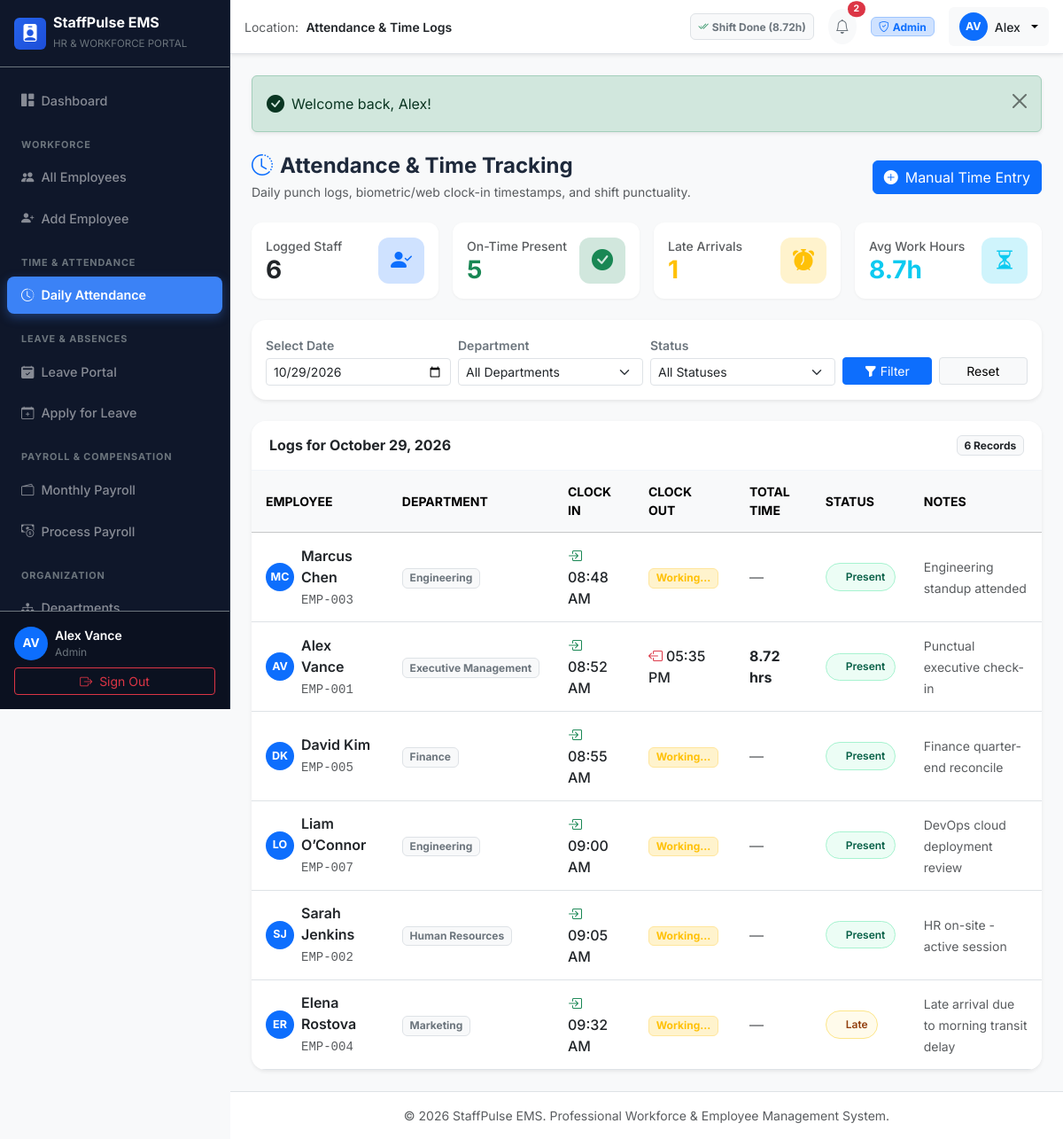
Page /attendance/index.php (signed in) on the committed database.
### tables this page shows
CREATE TABLE `employees` (
  `id` INT UNSIGNED NOT NULL AUTO_INCREMENT,
  `employee_id` VARCHAR(30) NOT NULL UNIQUE,
  `first_name` VARCHAR(50) NOT NULL,
  `last_name` VARCHAR(50) NOT NULL,
  `email` VARCHAR(100) NOT NULL UNIQUE,
  `password` VARCHAR(255) NOT NULL,
  `phone` VARCHAR(25) NOT NULL,
  `department` VARCHAR(60) NOT NULL,
  `designation` VARCHAR(80) NOT NULL,
  `joining_date` DATE NOT NULL,
  `salary` DECIMAL(12, 2) NOT NULL DEFAULT 0.00,
  `status` ENUM('Active', 'Inactive') NOT NULL DEFAULT 'Active',
  `role_id` INT UNSIGNED NOT NULL,
  `avatar` VARCHAR(255) DEFAULT NULL,
  `created_at` TIMESTAMP NOT NULL DEFAULT CURRENT_TIMESTAMP,
  `updated_at` TIMESTAMP NOT NULL DEFAULT CURRENT_TIMESTAMP ON UPDATE CURRENT_TIMESTAMP,
  PRIMARY KEY (`id`),
  INDEX `idx_employees_status` (`status`),
  INDEX `idx_employees_department` (`department`),
  INDEX `idx_employees_role_id` (`role_id`),
  CONSTRAINT `fk_employees_role` FOREIGN KEY (`role_id`) REFERENCES `roles` (`id`) ON UPDATE CASCADE
);

CREATE TABLE `attendance` (
  `id` INT UNSIGNED NOT NULL AUTO_INCREMENT,
  `employee_id` INT UNSIGNED NOT NULL,
  `date` DATE NOT NULL,
  `clock_in` TIME NULL,
  `clock_out` TIME NULL,
  `total_hours` DECIMAL(5, 2) NOT NULL DEFAULT 0.00,
  `status` ENUM('Present', 'Late', 'Half Day', 'Absent') NOT NULL DEFAULT 'Present',
  `notes` VARCHAR(255) NULL,
  `created_at` TIMESTAMP NOT NULL DEFAULT CURRENT_TIMESTAMP,
  PRIMARY KEY (`id`),
  UNIQUE KEY `uk_emp_attendance_date` (`employee_id`, `date`),
  INDEX `idx_attendance_date` (`date`),
  INDEX `idx_attendance_status` (`status`),
  CONSTRAINT `fk_attendance_employee` FOREIGN KEY (`employee_id`) REFERENCES `employees` (`id`) ON DELETE CASCADE
);

### attendance/index.php (the view, shortened to what the rows shown need)
<?php
require_once __DIR__ . '/../config/config.php';
$db = getDBConnection();
$filterDate = $_GET['date'] ?? date('Y-m-d');
$where = ['a.date = :filter_date'];
$params = ['filter_date' => $filterDate];
$whereClause = 'WHERE ' . implode(' AND ', $where);
$query = "
    SELECT a.*, e.employee_id as emp_code, e.first_name, e.last_name, e.department, e.designation
    FROM attendance a
    INNER JOIN employees e ON a.employee_id = e.id
    $whereClause
    ORDER BY a.clock_in ASC, e.first_name ASC
";
$stmt = $db->prepare($query);
$stmt->execute($params);
$attendanceLogs = $stmt->fetchAll();
require_once __DIR__ . '/../includes/header.php';
require_once __DIR__ . '/../includes/sidebar.php';
?>
<div class="main-content">
    <?php require_once __DIR__ . '/../includes/navbar.php'; ?>
    <main class="container-fluid p-4">
        <div class="card border-0 shadow-sm rounded-4 overflow-hidden">
            <div class="table-responsive">
                <table class="table table-hover align-middle mb-0">
                    <thead class="table-light text-secondary small text-uppercase fw-semibold">
                        <tr>
                            <th>Employee</th>
                            <th>Department</th>
                            <th>Clock In</th>
                            <th>Clock Out</th>
                            <th>Total Time</th>
                            <th>Status</th>
                            <th>Notes</th>
                        </tr>
                    </thead>
                    <tbody>
                        <?php if (empty($attendanceLogs)): ?>
                            <tr>
                                <td colspan="7" class="text-center py-5 text-muted">
                                    <i class="bi bi-calendar-x fs-2 d-block mb-2 text-secondary"></i>
                                    No attendance records logged for <?= htmlspecialchars($filterDate) ?>.
                                </td>
                            </tr>
                        <?php else: ?>
                            <?php foreach ($attendanceLogs as $log): ?>
                                <tr>
                                    <td>
                                        <div class="d-flex align-items-center gap-2">
                                            <div class="avatar-circle-sm bg-primary text-white fw-bold">
                                                <?= strtoupper(substr($log['first_name'], 0, 1) . substr($log['last_name'], 0, 1)) ?>
                                            </div>
                                            <div>
                                                <div class="fw-semibold text-dark"><?= e($log['first_name'] . ' ' . $log['last_name']) ?></div>
                                                <small class="text-muted font-monospace"><?= e($log['emp_code']) ?></small>
                                            </div>
                                        </div>
                                    </td>
                                    <td><span class="badge bg-light text-secondary border"><?= e($log['department']) ?></span></td>
                                    <td>
                                        <?php if (!empty($log['clock_in'])): ?>
                                            <span class="fw-medium text-dark"><i class="bi bi-box-arrow-in-right text-success me-1"></i><?= date('h:i A', strtotime($log['clock_in'])) ?></span>
                                        <?php else: ?>
                                            <span class="text-muted">&mdash;</span>
                                        <?php endif; ?>
                                    </td>
                                    <td>
                                        <?php if (!empty($log['clock_out'])): ?>
                                            <span class="fw-medium text-dark"><i class="bi bi-box-arrow-left text-danger me-1"></i><?= date('h:i A', strtotime($log['clock_out'])) ?></span>
                                        <?php else: ?>
                                            <span class="badge bg-warning-subtle text-warning border border-warning-subtle">Working...</span>
                                        <?php endif; ?>
                                    </td>
                                    <td>
                                        <?php if ((float)$log['total_hours'] > 0): ?>
                                            <span class="fw-bold text-dark"><?= number_format((float)$log['total_hours'], 2) ?> hrs</span>
                                        <?php else: ?>
                                            <span class="text-muted">&mdash;</span>
                                        <?php endif; ?>
                                    </td>
                                    <td>
                                        <?php
                                        $statusClass = 'badge-status-present';
                                        if ($log['status'] === 'Late') $statusClass = 'badge-status-late';
                                        elseif ($log['status'] === 'Half Day') $statusClass = 'badge-status-halfday';
                                        elseif ($log['status'] === 'Absent') $statusClass = 'badge-status-absent';
                                        ?>
                                        <span class="badge-status <?= $statusClass ?>">
                                            <span class="badge-dot"></span>
                                            <?= e($log['status']) ?>
                                        </span>
                                    </td>
                                    <td><small class="text-muted"><?= e($log['notes'] ?? 'Regular shift') ?></small></td>
                                </tr>
                            <?php endforeach; ?>
                        <?php endif; ?>
                    </tbody>
                </table>
            </div>
        </div>
    </main>
<?php require_once __DIR__ . '/../includes/footer.php'; ?>

### includes/sidebar.php (shortened to what the rows shown need)
<?php
$currentUser = getCurrentUser();
?>
<aside class="sidebar bg-dark text-white d-flex flex-column" id="appSidebar">
    <div class="sidebar-footer p-3 border-top border-secondary bg-black bg-opacity-25">
        <div class="d-flex align-items-center gap-2 mb-2">
            <div class="avatar-circle bg-primary text-white fw-bold">
                <?= strtoupper(substr($currentUser['first_name'] ?? 'U', 0, 1) . substr($currentUser['last_name'] ?? 'S', 0, 1)) ?>
            </div>
            <div class="overflow-hidden flex-grow-1">
                <div class="text-truncate text-white fw-semibold small"><?= e($currentUser['first_name'] . ' ' . $currentUser['last_name']) ?></div>
                <div class="text-truncate text-secondary" style="font-size: 0.75rem;"><?= e($currentUser['role_name']) ?></div>
            </div>
        </div>
    </div>
</aside>

### includes/navbar.php (shortened to what the rows shown need)
<?php
$currentUser = getCurrentUser();
$todayAtt = null;
if (isLoggedIn()) {
    $db = getDBConnection();
    $attStmt = $db->prepare("SELECT * FROM attendance WHERE employee_id = :uid AND date = CURRENT_DATE() LIMIT 1");
    $attStmt->execute(['uid' => $currentUser['id']]);
    $todayAtt = $attStmt->fetch();
}
?>
<header class="navbar navbar-expand bg-white border-bottom shadow-sm px-3 sticky-top">
    <div class="ms-auto d-flex align-items-center gap-2 gap-sm-3">
        <div class="d-none d-sm-block">
            <?php if (!$todayAtt || empty($todayAtt['clock_in'])): ?>
                <form method="POST" action="<?= BASE_URL ?>/attendance/punch.php" class="d-inline">
                    <input type="hidden" name="csrf_token" value="<?= generateCsrfToken(); ?>">
                    <input type="hidden" name="action" value="clock_in">
                    <input type="hidden" name="redirect_to" value="<?= e($_SERVER['REQUEST_URI']) ?>">
                    <button type="submit" class="btn btn-sm btn-success d-flex align-items-center gap-1 shadow-sm px-2 py-1">
                        <i class="bi bi-box-arrow-in-right"></i> <span>Clock In</span>
                    </button>
                </form>
            <?php else: ?>
                <span class="badge bg-light text-secondary border py-2 px-2" style="font-size: 0.75rem;">
                    <i class="bi bi-check2-all text-success me-1"></i>Shift Done (<?= (float)$todayAtt['total_hours'] ?>h)
                </span>
            <?php endif; ?>
        </div>
        <div class="dropdown">
            <button class="btn btn-light dropdown-toggle d-flex align-items-center gap-2 border-0" type="button" data-bs-toggle="dropdown" aria-expanded="false">
                <span class="avatar-circle-sm bg-primary text-white fw-bold">
                    <?= strtoupper(substr($currentUser['first_name'] ?? 'U', 0, 1) . substr($currentUser['last_name'] ?? 'S', 0, 1)) ?>
                </span>
                <span class="d-none d-sm-inline fw-medium text-dark small"><?= e($currentUser['first_name'] ?? 'User') ?></span>
            </button>
        </div>
    </div>
</header>

### rows in the picture
employees: first_name+last_name "AV", first_name+last_name "Alex Vance", first_name "Alex"
attendance: total_hours "8.72", employee.last_name "AV", employee.last_name "Alex Vance", employee.employee_id "EMP-001", employee.department "Executive Management", clock_in "08:52 AM", clock_out "05:35 PM", status "Present", notes "Punctual executive check-in"
attendance: employee.last_name "MC", employee.last_name "Marcus Chen", employee.employee_id "EMP-003", employee.department "Engineering", clock_in "08:48 AM", shows "Working...", status "Present", notes "Engineering standup attended"
attendance: employee.last_name "DK", employee.last_name "David Kim", employee.employee_id "EMP-005", employee.department "Finance", clock_in "08:55 AM", shows "Working...", status "Present", notes "Finance quarter-end reconcile"
attendance: employee.last_name "LO", employee.last_name "Liam O’Connor", employee.employee_id "EMP-007", employee.department "Engineering", clock_in "09:00 AM", shows "Working...", status "Present", notes "DevOps cloud deployment review"
attendance: employee.last_name "SJ", employee.last_name "Sarah Jenkins", employee.employee_id "EMP-002", employee.department "Human Resources", clock_in "09:05 AM", shows "Working...", status "Present", notes "HR on-site - active session"
attendance: employee.last_name "ER", employee.last_name "Elena Rostova", employee.employee_id "EMP-004", employee.department "Marketing", clock_in "09:32 AM", shows "Working...", status "Late", notes "Late arrival due to morning transit delay"

### other values in the picture
APP_NAME "StaffPulse EMS"
$currentUser['role_name'] "Admin"
$pageTitle "Attendance & Time Logs"
$unreadNoticesCount "2"
$flash['message'] "Welcome back, Alex!"
$stats['total_logged'] "6"
$stats['count_present'] "5"
$stats['count_late'] "1"
$stats['avg_hours'] "8.7"
count($attendanceLogs) "6"
